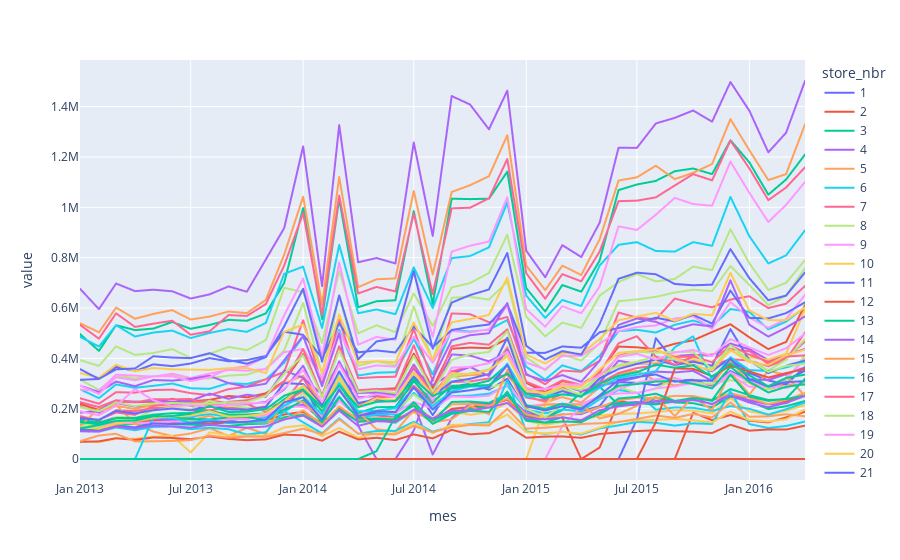

Here is the notebook cell this chart was saved with:
### Code cell
fig = px.line(ventasTiendasMes)
fig.show()
